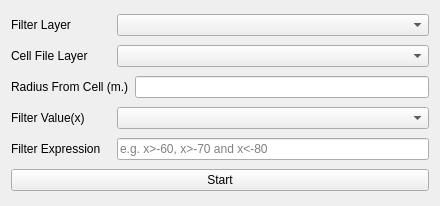
<?xml version="1.0" encoding="UTF-8"?>
<ui version="4.0">
 <class>Form</class>
 <widget class="QWidget" name="Form">
  <property name="geometry">
   <rect>
    <x>0</x>
    <y>0</y>
    <width>440</width>
    <height>206</height>
   </rect>
  </property>
  <property name="sizePolicy">
   <sizepolicy hsizetype="Expanding" vsizetype="Fixed">
    <horstretch>0</horstretch>
    <verstretch>0</verstretch>
   </sizepolicy>
  </property>
  <property name="windowTitle">
   <string>Form</string>
  </property>
  <layout class="QVBoxLayout" name="verticalLayout_2">
   <item>
    <layout class="QHBoxLayout" name="filterLayerLayout">
     <item>
      <widget class="QLabel" name="filterLayerLabel">
       <property name="minimumSize">
        <size>
         <width>100</width>
         <height>0</height>
        </size>
       </property>
       <property name="maximumSize">
        <size>
         <width>16777215</width>
         <height>16777215</height>
        </size>
       </property>
       <property name="text">
        <string>Filter Layer</string>
       </property>
      </widget>
     </item>
     <item>
      <widget class="QComboBox" name="filterLayerComboBox">
       <property name="sizePolicy">
        <sizepolicy hsizetype="Expanding" vsizetype="Fixed">
         <horstretch>0</horstretch>
         <verstretch>0</verstretch>
        </sizepolicy>
       </property>
      </widget>
     </item>
    </layout>
   </item>
   <item>
    <layout class="QHBoxLayout" name="cellLayerLayout">
     <item>
      <widget class="QLabel" name="cellLayerLabel">
       <property name="minimumSize">
        <size>
         <width>100</width>
         <height>0</height>
        </size>
       </property>
       <property name="maximumSize">
        <size>
         <width>16777215</width>
         <height>16777215</height>
        </size>
       </property>
       <property name="text">
        <string>Cell File Layer</string>
       </property>
      </widget>
     </item>
     <item>
      <widget class="QComboBox" name="cellLayerComboBox">
       <property name="sizePolicy">
        <sizepolicy hsizetype="Expanding" vsizetype="Fixed">
         <horstretch>0</horstretch>
         <verstretch>0</verstretch>
        </sizepolicy>
       </property>
      </widget>
     </item>
    </layout>
   </item>
   <item>
    <layout class="QHBoxLayout" name="radiusLayout">
     <item>
      <widget class="QLabel" name="radiusLabel">
       <property name="minimumSize">
        <size>
         <width>100</width>
         <height>0</height>
        </size>
       </property>
       <property name="text">
        <string>Radius From Cell (m.)</string>
       </property>
      </widget>
     </item>
     <item>
      <widget class="QLineEdit" name="radiusLineEdit"/>
     </item>
    </layout>
   </item>
   <item>
    <layout class="QHBoxLayout" name="filterParamLayout">
     <item>
      <widget class="QLabel" name="filterParamLabel">
       <property name="minimumSize">
        <size>
         <width>100</width>
         <height>0</height>
        </size>
       </property>
       <property name="maximumSize">
        <size>
         <width>16777215</width>
         <height>16777215</height>
        </size>
       </property>
       <property name="text">
        <string>Filter Value(x)</string>
       </property>
      </widget>
     </item>
     <item>
      <widget class="QComboBox" name="filterParamComboBox">
       <property name="sizePolicy">
        <sizepolicy hsizetype="Expanding" vsizetype="Fixed">
         <horstretch>0</horstretch>
         <verstretch>0</verstretch>
        </sizepolicy>
       </property>
      </widget>
     </item>
    </layout>
   </item>
   <item>
    <layout class="QHBoxLayout" name="expressionLayout">
     <item>
      <widget class="QLabel" name="expressionLabel">
       <property name="minimumSize">
        <size>
         <width>100</width>
         <height>0</height>
        </size>
       </property>
       <property name="maximumSize">
        <size>
         <width>16777215</width>
         <height>16777215</height>
        </size>
       </property>
       <property name="text">
        <string>Filter Expression</string>
       </property>
      </widget>
     </item>
     <item>
      <widget class="QLineEdit" name="expressionLineEdit">
       <property name="placeholderText">
        <string>e.g. x&gt;-60, x&gt;-70 and x&lt;-80</string>
       </property>
      </widget>
     </item>
    </layout>
   </item>
   <item>
    <widget class="QPushButton" name="startButton">
     <property name="text">
      <string>Start</string>
     </property>
    </widget>
   </item>
  </layout>
 </widget>
 <resources/>
 <connections/>
</ui>
